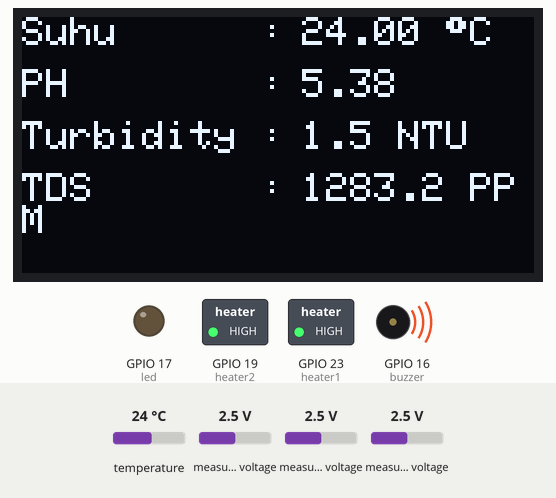
This sketch was run on a simulated ESP32. On the bench: 128×64 one-colour display, switched loads named in the sketch (green lamp = pin HIGH), output pins drawn as LEDs (lit = HIGH), buzzer (waves = sounding, pin HIGH). The inputs (shaded band) are chosen by the test bench; at power-on: temperature 24 °C, measured voltage 2.5 V. WiFi joins after 1.5 s; servers stay silent unless stated; what the sketch prints to the serial monitor is not drawn.

Above: at 4.4 s.
4.5 s: temperature set to 20.6 °C
At 5.9 s:
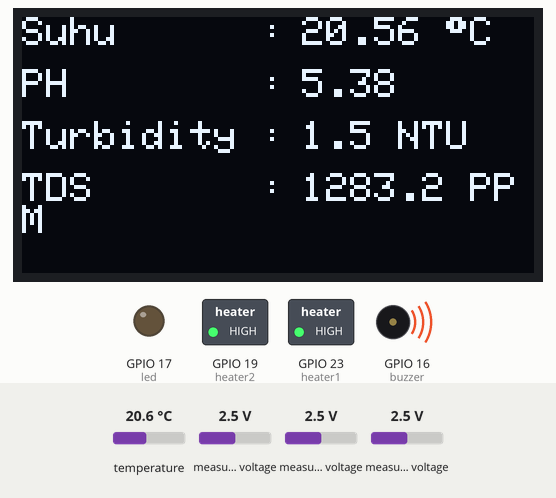
6.2 s: temperature set to 19.1 °C
At 7.6 s:
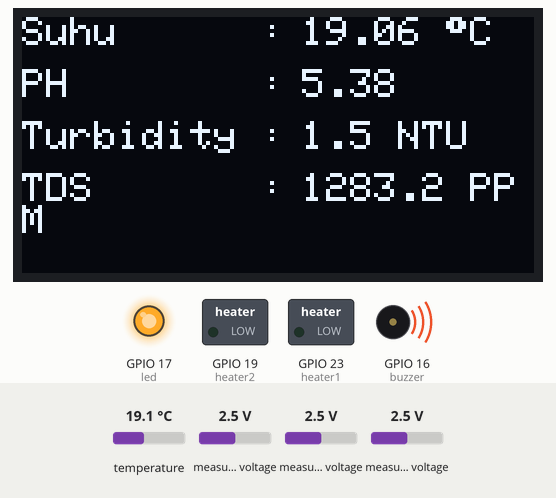
7.9 s: measured voltage (sensor 201) set to 0.1 V
At 8.8 s:
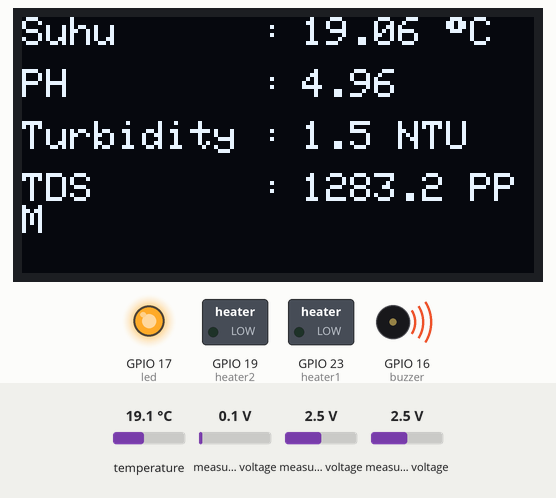
9.5 s: measured voltage (sensor 202) set to 0.1 V
At 10.1 s:
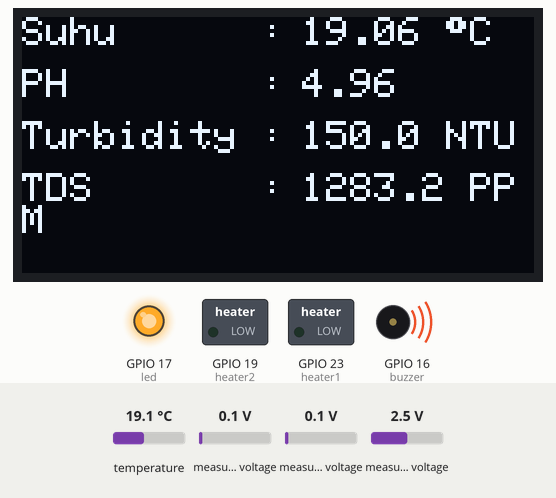
11.2 s: measured voltage (sensor 203) set to 0.1 V
At 12.6 s:
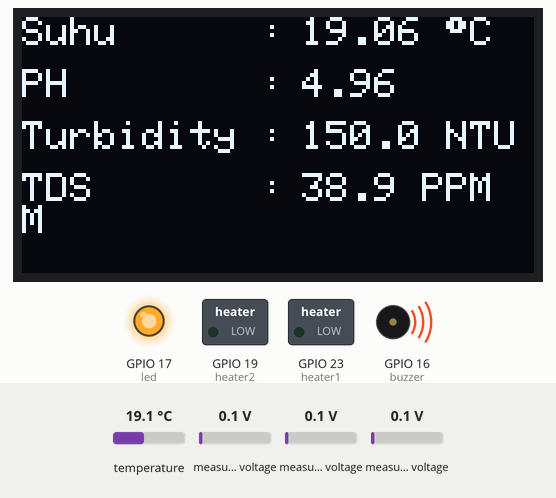
12.9 s: measured voltage (sensor 201) set to 1.2 V
At 14.0 s:
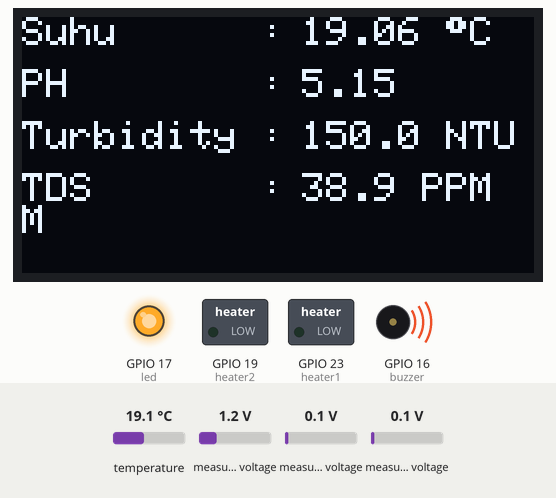
Timing chart, 0 to 15.5 s (numbered marks = the images above; inputs shaded):
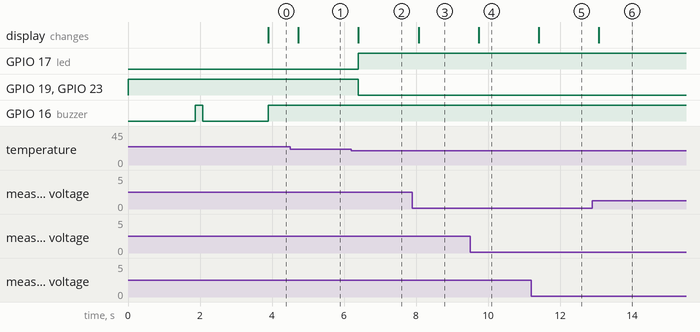

Measured:
- the behaviour switches between 20 and 19.9 °C on temperature (found by bisection; images 1 and 2)
- after the input at 4.5 s, the display: changes after 0.23 s (image 1)
- after the input at 6.2 s, GPIO 17 (led): LOW → HIGH after 0.20 s; GPIO 19 (heater2), GPIO 23 (heater1): HIGH → LOW after 0.20 s; the display: changes after 0.20 s (image 2)
- after the input at 7.9 s, the display: changes after 0.17 s (image 3)
- after the input at 9.5 s, the display: changes after 0.24 s (image 4)
- after the input at 11.2 s, the display: changes after 0.21 s (image 5)
- after the input at 12.9 s, the display: changes after 0.18 s (image 6)

The sketch:

DeteksiKualitasAir_Sensor_T2PD_Blynk.ino
```cpp
// Aplikasi Blynk
#define BLYNK_TEMPLATE_ID "TMPL6Kr_qEKgs"
#define BLYNK_TEMPLATE_NAME "Sistem Pemantau Kualitas Air Ikan Koi"
#define BLYNK_AUTH_TOKEN "DinWSOS7m1lr7HT4OGOHjcllUXOg_DFK"
#define BLYNK_PRINT Serial

#include <WiFi.h>
#include <WiFiClient.h>
#include <BlynkSimpleEsp32.h>

char ssid[] = "nad";
// char ssid[] = "IndoMicro";
char pass[] = "12345678";

bool data = false;
String status = "";
WidgetLED led1(V8);

// Modul ADS1115 (Sensor PH, Sensor TDS & Sensor Turbidity)
#include <Wire.h>
#include <Adafruit_ADS1X15.h>
#include <math.h>
Adafruit_ADS1115 ads;
float turbidity;
float tdsVoltage = 0.0, tds = 0.0, temperature = 25.0;
float calibration_value = 14.0;  // Nilai maksimal ph
float ph = 0;

// Sensor DS18b20
#include <OneWire.h>
#include <DallasTemperature.h>
#define SENSOR_PIN 5
OneWire oneWire(SENSOR_PIN);
DallasTemperature DS18B20(&oneWire);
float tempC;

// LCD OLED
#include <SPI.h>
#include <Adafruit_GFX.h>
#include <Adafruit_SH110X.h>

#define i2c_Address 0x3c
#define SCREEN_WIDTH 128  // OLED display width, in pixels
#define SCREEN_HEIGHT 64  // OLED display height, in pixels
#define OLED_RESET -1     // QT-PY / XIAO
Adafruit_SH1106G display = Adafruit_SH1106G(SCREEN_WIDTH, SCREEN_HEIGHT, &Wire, OLED_RESET);

// Modul Relay
#define heater1 23
#define heater2 19

// LED & Buzzer
#define buzzer 16
#define led 17

// Variabel Tambahan
unsigned long previousMillis = 0;
const unsigned long interval = 100;
bool btHeater = false;
String keteranganSuhu = "",
       keteranganPH = "",
       keteranganTDS = "",
       keteranganTurbidity = "";
String feedbackSuhu = "",
       feedbackTDS = "",
       feedbackPH = "",
       feedbackTurbidity = "";

void setup() {
  setupHeater();
  Serial.begin(115200);
  Wire.begin();
  DS18B20.begin();
  pinMode(buzzer, OUTPUT);
  pinMode(led, OUTPUT);

  display.begin(i2c_Address, true);
  display.clearDisplay();
  display.setTextSize(1);
  display.setTextColor(SH110X_WHITE);

  if (!ads.begin(0x48)) {
    Serial.println("Gagal mendeteksi ADS1115. Periksa koneksi!");
    while (1)
      beep();
  }

  showConnecting();
  Serial.println("Loading ...");
  Blynk.begin(BLYNK_AUTH_TOKEN, ssid, pass);
  beepConnecting();
  delay(1000);
  display.clearDisplay();
}

void loop() {
  Blynk.run();
  bacaDataSensor();
  unsigned long currentMillis = millis();
  if (currentMillis - previousMillis >= interval) {
    previousMillis = currentMillis;
    tampilNilaiSensor();
  }

  if (tempC < 20 || btHeater) {
    digitalWrite(heater1, 0);
    digitalWrite(heater2, 0);
    // led1.on();
    digitalWrite(led, 1);
  } else if (tempC >= 20 && !btHeater) {
    digitalWrite(heater1, 1);
    digitalWrite(heater2, 1);
    digitalWrite(led, 0);
    // led1.off();
  }

  if (data) {
    // Keterangan Status Kualitas Air
    if ((turbidity >= 0 && turbidity <= 30) && (tds >= 300 && tds <= 500) && (ph >= 6.5 && ph <= 8) && (tempC >= 20 && tempC <= 28)) {
      status = "Kualitas Air Normal";
      digitalWrite(buzzer, 0);  // Buzzer Mati
    } else if (turbidity > 30 || (tds < 300 || tds > 500) || (ph < 6.5 || ph > 8) || (tempC < 20 || tempC > 28)) {
      status = "Kualitas Air Tidak Normal";
      digitalWrite(buzzer, 1);  // Buzzer Aktif
    }
    // Keterangan Suhu
    if (tempC < 20) {
      keteranganSuhu = "Suhu Rendah";
      feedbackSuhu = "Aktifkan heater, suhu terlalu dingin";
    } else if (tempC >= 20 && tempC <= 28) {
      keteranganSuhu = "Suhu Normal";
      feedbackSuhu = "Suhu stabil dan ideal untuk koi";
    } else {
      keteranganSuhu = "Suhu Tinggi";
      feedbackSuhu = "Suhu tinggi, segera dinginkan air";
    }
    // Keterangan PH
    if (ph < 6.5) {
      keteranganPH = "PH Rendah";
      feedbackPH = "pH rendah, tambahkan kapur atau ganti air";
    } else if (ph >= 6.5 && ph <= 8) {
      keteranganPH = "PH Normal";
      feedbackPH = "pH stabil dan aman untuk koi";
    } else {
      keteranganPH = "PH Tinggi";
      feedbackPH = "pH tinggi, tambahkan penurun pH alami";
    }
    // Keterangan TDS
    if (tds >= 0 && tds <= 300) {
      keteranganTDS = "TDS Rendah";
      feedbackTDS = "TDS rendah, tambahkan mineral";
    } else if (tds >= 300 && tds <= 500) {
      keteranganTDS = "TDS Normal";
      feedbackTDS = "TDS ideal, air dalam kondisi baik";
    } else {
      keteranganTDS = "TDS Tinggi";
      feedbackTDS = "TDS tinggi, ganti air segera";
    }
    // Keterangan Turbidity
    if (turbidity >= 0 && turbidity <= 30) {
      keteranganTurbidity = "Air Jernih";
      feedbackTurbidity = "Air jernih, kondisi baik";
    } else if (turbidity >= 31 && turbidity <= 60) {
      keteranganTurbidity = "Air Keruh";
      feedbackTurbidity = "Air keruh, periksa filter dan dasar kolam";
    } else {
      keteranganTurbidity = "Air Kotor";
      feedbackTurbidity = "Air kotor, lakukan pergantian air";
    }

    Blynk.virtualWrite(V0, ph);
    Blynk.virtualWrite(V1, tempC);
    Blynk.virtualWrite(V2, tds);
    Blynk.virtualWrite(V3, turbidity);
    Blynk.virtualWrite(V5, status);

    Blynk.virtualWrite(V9, keteranganSuhu);
    Blynk.virtualWrite(V10, keteranganPH);
    Blynk.virtualWrite(V11, keteranganTDS);
    Blynk.virtualWrite(V12, keteranganTurbidity);

    Blynk.virtualWrite(V13, feedbackSuhu);
    Blynk.virtualWrite(V14, feedbackPH);
    Blynk.virtualWrite(V15, feedbackTDS);
    Blynk.virtualWrite(V16, feedbackTurbidity);
  } else {
    // Keterangan Status Kualitas Air
    if ((turbidity >= 0 && turbidity <= 30) && (tds >= 300 && tds <= 500) && (ph >= 6.5 && ph <= 8) && (tempC >= 20 && tempC <= 28)) {
      digitalWrite(buzzer, 0);  // Buzzer Mati
    } else if (turbidity > 30 || (tds < 300 || tds > 500) || (ph < 6.5 || ph > 8) || (tempC < 20 || tempC > 28)) {
      digitalWrite(buzzer, 1);  // Buzzer Aktif
    }
  }

  delay(10);
}

// Data Sensor
BLYNK_WRITE(V4) {
  data = param.asInt() == 1;
}
BLYNK_WRITE(V6) {
  if (param.asInt() == 1) {
    btHeater = true;
  }
}
BLYNK_WRITE(V7) {
  if (param.asInt() == 1) {
    btHeater = false;
  }
}
```

Buzzer.ino
```cpp
void beep() {
  digitalWrite(buzzer, 1);
  delay(300);
  digitalWrite(buzzer, 0);
  delay(300);
}

void beepConnecting() {
  digitalWrite(buzzer, 1);
  delay(200);
  digitalWrite(buzzer, 0);
}
```

Connecting.ino
```cpp
void drawThickArc(int x0, int y0, int radius, int thickness, int startAngle, int endAngle) {
  for (int r = radius; r > radius - thickness; r--) {
    for (float angle = startAngle; angle <= endAngle; angle += 2.0) {
      float rad = angle * 3.1415926 / 180.0;
      int x = x0 + r * cos(rad);
      int y = y0 - r * sin(rad);
      display.drawPixel(x, y, SH110X_WHITE);
    }
  }
}
void showConnecting() {
  display.clearDisplay();

  int centerX = SCREEN_WIDTH / 2;
  int centerY = SCREEN_HEIGHT / 2 - 8;

  drawThickArc(centerX, centerY, 20, 2, 45, 135);  // busur terluar
  drawThickArc(centerX, centerY, 15, 2, 45, 135);
  drawThickArc(centerX, centerY, 10, 2, 45, 135);
  drawThickArc(centerX, centerY, 5, 2, 45, 135);  // busur terdalam

  String text = "Connecting to";
  String blynk = "Blynk";
  int16_t x1, y1;
  uint16_t w, h;

  // Hitung posisi tengah untuk "Connecting to..."
  display.getTextBounds(text + "...", 0, 0, &x1, &y1, &w, &h);
  int textY = centerY + 10;
  display.setCursor((SCREEN_WIDTH - w) / 2, textY);
  display.print(text + "...");

  // Hitung posisi tengah untuk "Blynk"
  display.getTextBounds(blynk, 0, 0, &x1, &y1, &w, &h);
  int textYB = centerY + 23;
  display.setCursor((SCREEN_WIDTH - w) / 2, textYB);
  display.print(blynk);

  display.display();
}
```

Sensor_DS18b20_PH_TDS_Turbidity.ino
```cpp
void bacaDataSensor() {
  DS18B20.requestTemperatures();
  tempC = DS18B20.getTempCByIndex(0);

  int16_t phRaw = ads.readADC_SingleEnded(1);
  float phVoltage = (phRaw * 3.3) / 32767.0;  // konversi ADC 16-bit ke volt
  phVoltage /= 6.0;                           // pembagi tegangan sensor pH

  // Data kalibrasi pH dalam array
  const int n = 3;
  float adcValues[n] = { 16510.0, 14134.0, 127102.0 };
  float pHValues[n] = { 4.00, 6.86, 9.18 };

  // Hitung regresi linier untuk semua titik
  float sumX = 0, sumY = 0, sumXY = 0, sumX2 = 0;
  for (int i = 0; i < n; i++) {
    sumX += adcValues[i];
    sumY += pHValues[i];
    sumXY += adcValues[i] * pHValues[i];
    sumX2 += adcValues[i] * adcValues[i];
  }

  float ph_m = (n * sumXY - sumX * sumY) / (n * sumX2 - sumX * sumX);
  float ph_c = (sumY - ph_m * sumX) / n;
  ph = ph_m * phRaw + ph_c;  // YANG BISA DIGANTI
  if (ph < 0) ph = 0;

  // Kalibrasi Turbidity
  int16_t turbiRaw = ads.readADC_SingleEnded(2);
  // Data kalibrasi:
  // 8.32 NTU = 11400 raw
  // 0.91 NTU = 11979 raw
  float turb_m = (8.32 - 0.91) / (11400.0 - 11979.0);  // slope
  float turb_c = 8.32 - turb_m * 11485.0;              // intercept
  turbidity = turb_m * turbiRaw + turb_c;
  if (turbidity < 0) turbidity = 0;  // pastikan tidak negatif
  turbidity = turbidity + 1.5;       // YANG BISA DIGANTI

  // Kalibrasi TDS
  int16_t tdsRaw = ads.readADC_SingleEnded(3);
  // Data kalibrasi:
  // 500ppm = 5276 raw
  // 138ppm = 1552 raw
  float tds_m = (500.0 - 138.0) / (5276.0 - 1552.0);  // slope
  float tds_c = 500.0 - tds_m * 5276.0;               // intercept
  tds = tds_m * tdsRaw + tds_c;                       // YANG BISA DIGANTI
  if (tds < 0) tds = 0;                               // pastikan tidak negatif

  Serial.println("Suhu      : " + String(tempC));
  Serial.println("PH        : " + String(phRaw));
  Serial.println("PH (PH)   : " + String(ph));
  Serial.println("Turbidity Raw   : " + String(turbiRaw));
  Serial.println("Turbidity (NTU) : " + String(turbidity));
  Serial.println("TDS Raw   : " + String(tdsRaw));
  Serial.println("TDS (ppm) : " + String(tds));
  Serial.println("-----------------------------");
}
```

TampilData.ino
```cpp
void tampilNilaiSensor() {
  display.setCursor(0, 0);
  display.print("Suhu      :");
  display.setCursor(0, 13);
  display.print("PH        :");
  display.setCursor(0, 26);
  display.print("Turbidity :");
  display.setCursor(0, 39);
  display.print("TDS       :");

  // Bersihkan area nilai + satuan, pastikan area cukup lebar (sekitar 60 pixel)
  display.fillRect(70, 0, 60, 10, SH110X_BLACK);   // Suhu (nilai + °C)
  display.fillRect(70, 13, 60, 10, SH110X_BLACK);  // pH (nilai saja)
  display.fillRect(70, 26, 60, 10, SH110X_BLACK);  // Turbidity (nilai + NTU)
  display.fillRect(70, 39, 60, 10, SH110X_BLACK);  // TDS (nilai + PPM)

  // Tampilkan nilai dan satuan sesuai kebutuhan
  display.setCursor(70, 0);
  display.print(tempC, 2);
  display.print(" ");
  display.write(247);
  display.print("C");
  display.setCursor(70, 13);
  display.print(ph, 2);
  display.setCursor(70, 26);
  display.print(turbidity, 1);
  display.print(" NTU");
  display.setCursor(70, 39);
  display.print(tds, 1);
  display.print(" PPM");

  // Update OLED
  display.display();

  // Serial output (tidak diubah)
  // Serial.println("Suhu      : " + String(tempC) + " °C");
  // Serial.println("PH        : " + String(ph));
  // Serial.println("Turbidity : " + String(turbidity) + " NTU");
  // Serial.println("TDS       : " + String(tds) + " PPM");
  // Serial.println("-----------------------------");
}
```

setupRelay.ino
```cpp
void setupHeater() {
  pinMode(heater1, OUTPUT);
  pinMode(heater2, OUTPUT);
  digitalWrite(heater1, 1);
  digitalWrite(heater2, 1);
}
```
